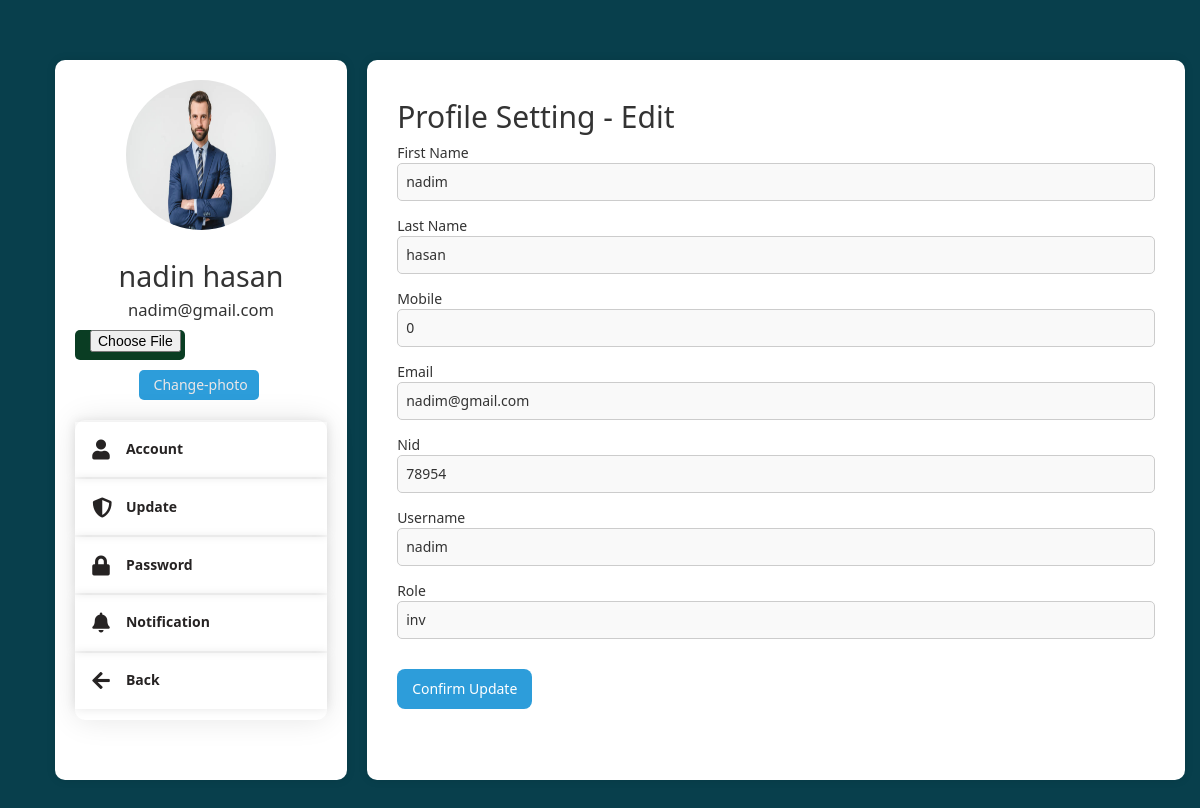
Screenshot of /Investor/profile_investor_update_real.php (signed in) with the database file from the repository.
### tables this page shows
CREATE TABLE `investor_reg_table1` (
  `id` int(11) NOT NULL,
  `investor_profile` varchar(255) NOT NULL,
  `first-name` varchar(255) NOT NULL,
  `last-name` varchar(255) NOT NULL,
  `name` varchar(255) NOT NULL,
  `username` varchar(255) NOT NULL,
  `password` varchar(255) NOT NULL,
  `nid` int(255) NOT NULL,
  `email` varchar(255) NOT NULL,
  `phone` int(11) NOT NULL,
  `date_sign` varchar(100) NOT NULL,
  `role` varchar(255) NOT NULL DEFAULT 'inv'
);

### Investor/profile_investor_update_real.php (the view, shortened to what this page needs)
<link rel="stylesheet" href="https://maxcdn.bootstrapcdn.com/bootstrap/3.4.1/css/bootstrap.min.css">
<?php
require "include/profile_sidebar.php";?>
<div class="settingside-allform">
                    <?php
require "../Admin/includes/configure.php";
if(!$connnection){
   die("not connected".mysqli_error());
}else{
    if(isset($_SESSION['id']))
    {
      $rcv=$_SESSION['id'];
      $getinfo="SELECT * FROM `investor_reg_table1` WHERE id = $rcv";
      $select_info=mysqli_query($connnection,$getinfo);
      while($row=mysqli_fetch_assoc($select_info)){
      ?>
                     <form action="profile_update_chk.php" class="details" method="post">
                           <h2>Profile Setting - Edit</h2>
                           <lebel>First Name</lebel>
                           <input type="text" name="fname" value="<?php echo $row['first-name'];?>">
                           <lebel>Last Name</lebel>
                           <input type="text" name="lname" value="<?php echo $row['last-name'];?>">
                           <lebel>Mobile</lebel>
                           <input type="number" name="mobile" value="<?php echo $row['phone'];?>"><br>
                           <lebel>Email</lebel>
                           <input type="email" name="email" value="<?php echo $row['email'];?>"><br>
                           <lebel>Nid</lebel>
                           <input type="text" name="nid" value="<?php echo $row['nid'];?>"><br>
                           <lebel>Username</lebel>
                           <input type="text" name="username" value="<?php echo $row['username'];?>"><br>
                           <lebel>Role</lebel>
                           <input type="text" name="role" value="<?php echo $row['role'];?>"><br>
                           <input type="submit" value="Confirm Update" name="submit"><br>
                     </form>
          </div>
        </div>
    </div>
<?php
  }
}
}
?>
    </body>
</html>

### Investor/include/profile_sidebar.php (shortened to what this page needs)
<!DOCTYPE html>
<html>
    <head>
        <link rel="stylesheet" href="profile_setting_style.css">
        <link rel="stylesheet" href="https://cdnjs.cloudflare.com/ajax/libs/font-awesome/5.15.3/css/all.min.css">
    </head>
    <body>
    <?php         require "../Admin/includes/configure.php";
    if(!$connnection){
         die("not connected".mysqli_error());
       }else{
         $usnm=$_SESSION['useRname'];
         $query="SELECT * FROM `investor_reg_table1` WHERE username = '$usnm'";
$result=mysqli_query($connnection,$query);
   $count=mysqli_num_rows($result);
       if($count>0){
         $row=mysqli_fetch_assoc($result);
                 $profile_pic=$row['investor_profile'];
                 $fname=$row['name'];
                 $email=$row['email'];
                 $fullname=$fname;
                 ?>
<div class="mainpage">
    <div class="container">
          <div class="sidebarfor">
              <div class="profilebigone">
                   <img src="investor_profile/<?php echo $profile_pic;?>">
              </div>
              <div class="name">
                   <h1><?php echo $fullname;?></h1>
                   <h4><?php echo $email;?></h4>
                   <form method="post" action="profile_change_chk.php" enctype="multipart/form-data">
                   <input type="file" value="Change-photo" name="pic">
                   <input type="submit" value="Change-photo" name="submitt">
                 </form>
              </div>
              <ul class="list">
                <li><a href="profile_investor_details.php"><i class="fas fa-user"></i> Account</a></li>
                <li><a href="profile_investor_update_real.php"><i class="fas fa-shield-alt"></i> Update</a></li>
                <li><a href="profile_investor_password_change_real.php"><i class="fas fa-lock"></i> Password</a></li>
                <li><a href="#"><i class="fas fa-bell"></i> Notification</a></li>
                <li><a href="investor_home.php"><i class="fas fa-arrow-left"></i> Back</a></li>
            </ul>
          </div>
       <?php }
             }
             ?>

### Investor/profile_setting_style.css (style rules this page uses)
* { margin: 0; padding: 0; box-sizing: border-box; }
body { font-family: 'ui-sans-sarif' ,system-ui, -apple-system, BlinkMacSystemFont, 'Segoe UI', Roboto, Oxygen, Ubuntu, Cantarell, 'Open Sans', 'Helvetica Neue', sans-serif; }
.container { width: 100%; min-height: 90vh; background-color: #083f4c; display: flex; flex-direction: row; margin:auto; }
.sidebarfor h1 { font-size: calc(.5 * (5.5vh + 1.1vw)); }
.sidebarfor h4 { font-size: calc(.5 * (2.5vh + 1.1vw)); }
.sidebarfor { background-color: #fff; display: flex; flex-direction: column; height: 90vh; width: 25%; margin: 40px; margin-right: 20px; margin-top: 60px; padding: 20px; border-radius: 10px; box-shadow: 0 0 10px rgba(0, 0, 0, 0.1); }
.sidebarfor img { display: block; width: 150px; height: 150px; border-radius: 50%; align-self: center; margin-left: auto; margin-right: auto; }
.list { background-color: white; display: flex; flex-direction: column; margin-top: 10px; border-radius: 10px; height: 300px; box-shadow: 0 0 30px rgba(0, 0, 0, 0.1); }
.list li { list-style: none; padding: 17.3px; margin-top: 2px; box-shadow: 0 0 10px rgba(0, 0, 0, 0.1); }
.list li a { text-decoration: none; color: #262323; font-weight: bold; }
.list li a i { width: 20px; height: 20px; font-size: 20px; margin-right: 10px; vertical-align: middle; }
.name { text-align: center; margin-top: 10px; margin-bottom: 10px; }
input[type="submit"] { margin-top: 10px; width: 120px; padding: 0px 15px; background-color: #2d9dda; color: #ece7e7; border: none; height: 30px; border-radius: 5px; margin-right: 5px; cursor: pointer; }
input[type="file"] { margin-top: 10px; width: 110px; padding: 0px 15px; background-color: #0a3d23; color: #171616; border: none; height: 30px; border-radius: 5px; margin-right: 5px; cursor: pointer; }
.settingside-allform { background-color: #fff; width: 70%; height: 90vh; margin-top: 60px; padding: 20px; border-radius: 10px; box-shadow: 0 0 10px rgba(0, 0, 0, 0.1); }
.details { margin: 10px; }
.details input[type="text"], .details input[type="number"], .details input[type="email"], .details input[type="password"] { width: 100%; padding: 8px; margin-bottom: 15px; border: 1px solid #ccc; border-radius: 5px; background-color: #f9f9f9; transition: border-color 0.3s, box-shadow 0.3s; }
.details input[type="submit"] { width: auto; background-color: #2d9dda; color: #fff; border: none; height: 40px; border-radius: 8px; margin-top: 15px; cursor: pointer; transition: background-color 0.3s; }

### rows the page displays
investor_reg_table1: investor_profile (picture), name "nadin hasan", email "nadim@gmail.com", fname "nadim", lname "hasan", mobile "0", nid "78954", username "nadim", role "inv"
